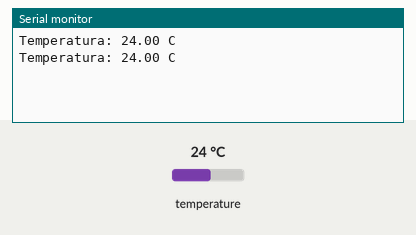
This sketch was run on a simulated Arduino Uno, built with avr-gcc and run on an emulated ATmega328P. Parts: the last lines printed to the serial monitor. Inputs (shaded band) come from the test bench; at power-on: temperature 24 °C.

Above: at 3.5 s.
3.6 s: temperature set to 12 °C
At 4.6 s:
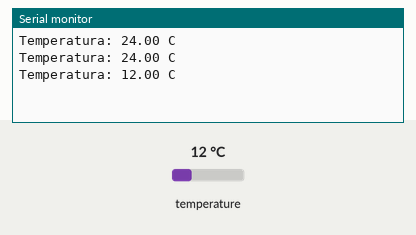
5.1 s: temperature set to 19 °C
At 6.6 s:
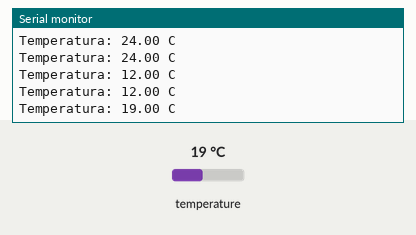
Timing chart, 0 to 8.1 s (numbered marks = the images above; inputs shaded):
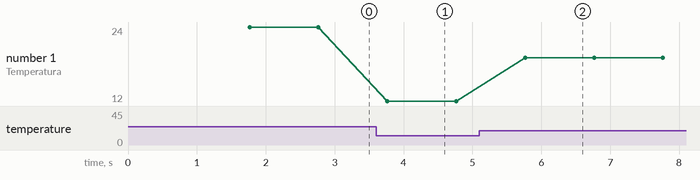

The sketch:

temperatura.ino
```cpp
/// Dependencias de este programa:
// One Wire.
#include <OneWire.h>            // https://www.pjrc.com/teensy/td_libs_OneWire.html
// Dallas Temperature.
#include <DallasTemperature.h>  // https://www.milesburton.com/Dallas_Temperature_Control_Library

// Declaración de defines.

#define TEMPERATURA_PIN A2

// Declaración de variables.

#ifdef TEMPERATURA_PIN
    OneWire oneWireObjeto(TEMPERATURA_PIN);
    DallasTemperature sensorDS18B20(&oneWireObjeto);
#endif

///////////////////////////////////////////////////////////////

// Setup del arduino.

void setup() {
    Serial.begin(9600);
    #ifdef TEMPERATURA_PIN
        sensorDS18B20.begin();
    #endif
}

// Rutina del arduino.

void loop() {
    static unsigned long previousMillis = 0;
    unsigned long currentMillis = millis();

    if (currentMillis - previousMillis >= 1000) {
        sensorDS18B20.requestTemperatures();
        getNewTemperature();
        previousMillis = currentMillis;
    }
}

//////////////////////////////////////////////////////////////

// Zona de declaración de funciones.
void getNewTemperature() {
    float temperature = sensorDS18B20.getTempCByIndex(0);
    Serial.print("Temperatura: ");
    Serial.print(temperature);
    Serial.println(" C");
}
```

Measured:
- after the input at 3.6 s, the serial monitor: prints a new line after 0.16 s (image 1)
- after the input at 5.1 s, the serial monitor: prints a new line after 0.66 s (image 2)
- plotted number 1: 24 → 12 after the input at 3.6 s, 12 → 19 after the input at 5.1 s
